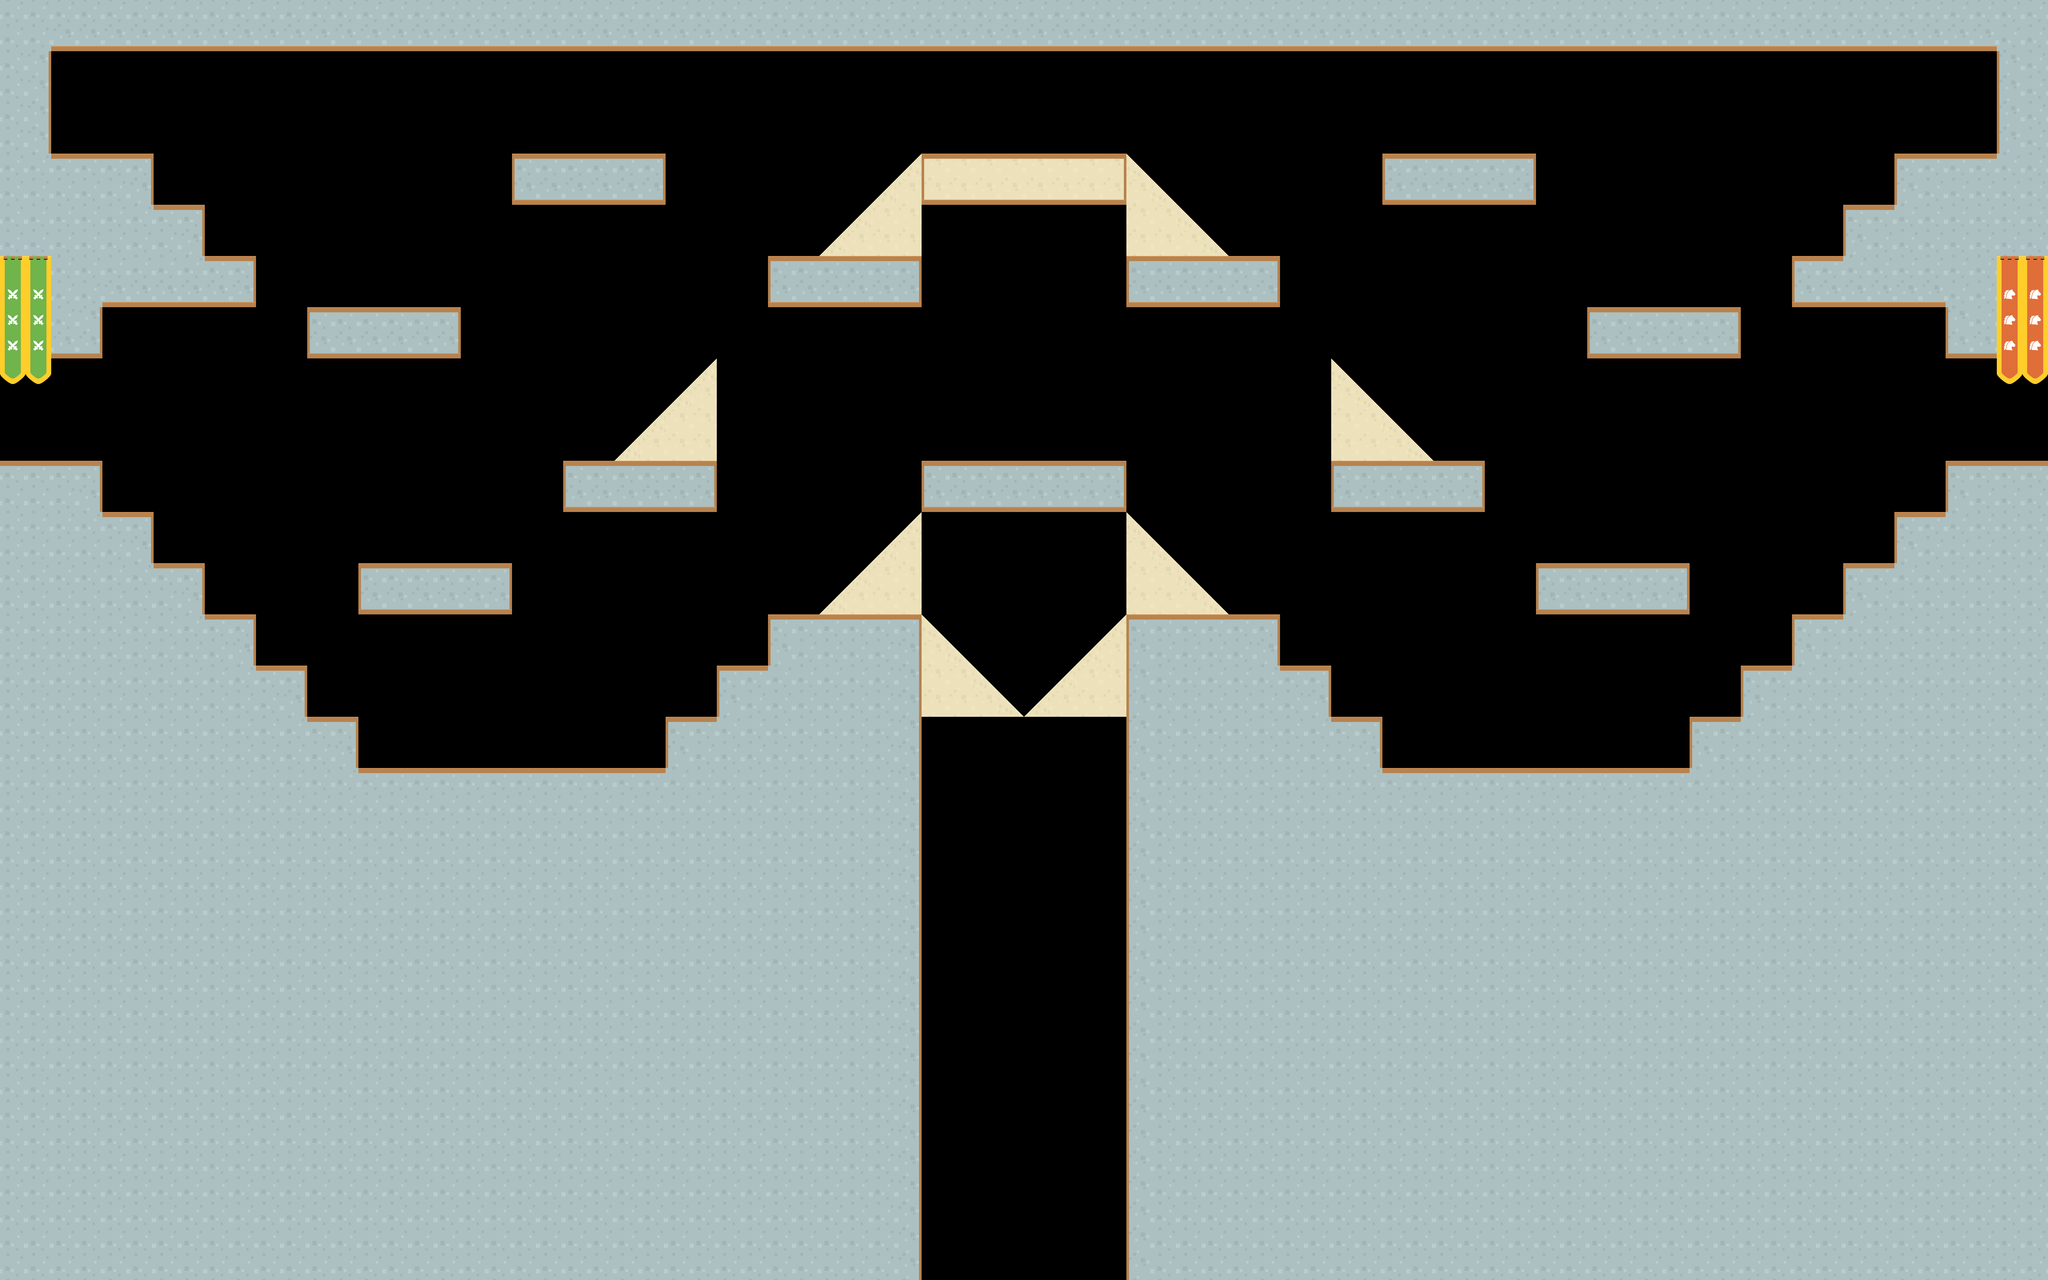

This game map was drawn from its Tiled (.tmx) file and the tilesets committed beside it. A one-line description and the trimmed map source follow:
An orthogonal 80x50 tile map with 70x70 px tiles, 1 tile layer (Capa de Patrones 1).

<map version="1.2" tiledversion="1.2.0" orientation="orthogonal" renderorder="right-down" width="80" height="50" tilewidth="70" tileheight="70" infinite="0" nextlayerid="2" nextobjectid="1">
 <tileset firstgid="1" source="Tilesheet 1.tsx" />
 <layer id="1" name="Capa de Patrones 1" width="80" height="50">
  <data>[4000 cells, 2276 non-empty, 24 distinct tile ids]</data>
 </layer>
</map>
